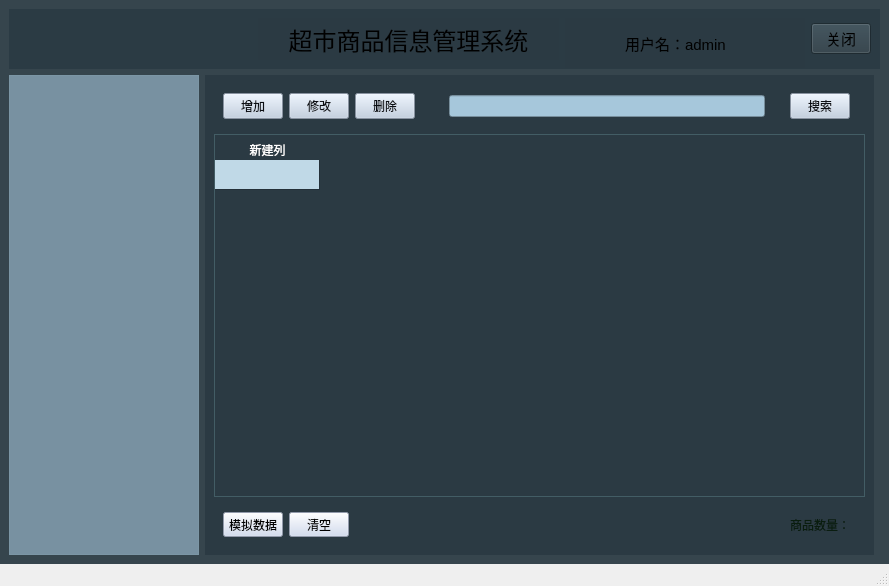
<?xml version="1.0" encoding="UTF-8"?>
<ui version="4.0">
 <class>MainWindow</class>
 <widget class="QMainWindow" name="MainWindow">
  <property name="geometry">
   <rect>
    <x>0</x>
    <y>0</y>
    <width>889</width>
    <height>586</height>
   </rect>
  </property>
  <property name="minimumSize">
   <size>
    <width>889</width>
    <height>480</height>
   </size>
  </property>
  <property name="maximumSize">
   <size>
    <width>9999</width>
    <height>9999</height>
   </size>
  </property>
  <property name="windowTitle">
   <string>超市商品信息管理系统</string>
  </property>
  <property name="windowIcon">
   <iconset resource="res.qrc">
    <normaloff>:/Pictures/Saved Pictures/wxyd.png</normaloff>:/Pictures/Saved Pictures/wxyd.png</iconset>
  </property>
  <property name="toolTip">
   <string/>
  </property>
  <property name="styleSheet">
   <string notr="true"/>
  </property>
  <widget class="QWidget" name="centralwidget">
   <property name="styleSheet">
    <string notr="true">background-color: rgba(42, 58, 67, 240);</string>
   </property>
   <layout class="QGridLayout" name="gridLayout_2">
    <item row="1" column="0">
     <widget class="QTreeWidget" name="treeWidget">
      <property name="minimumSize">
       <size>
        <width>190</width>
        <height>300</height>
       </size>
      </property>
      <property name="maximumSize">
       <size>
        <width>190</width>
        <height>9999</height>
       </size>
      </property>
      <property name="styleSheet">
       <string notr="true">background-color: rgba(166, 199, 219, 150);
color: rgba(42, 58, 67, 240);
font: 11pt &quot;Microsoft YaHei UI&quot;;</string>
      </property>
      <attribute name="headerVisible">
       <bool>false</bool>
      </attribute>
      <column>
       <property name="text">
        <string notr="true">1</string>
       </property>
      </column>
     </widget>
    </item>
    <item row="0" column="0" colspan="3">
     <widget class="QWidget" name="widget" native="true">
      <property name="minimumSize">
       <size>
        <width>800</width>
        <height>60</height>
       </size>
      </property>
      <property name="maximumSize">
       <size>
        <width>9999</width>
        <height>60</height>
       </size>
      </property>
      <property name="styleSheet">
       <string notr="true">background-color: rgba(42, 58, 67, 240);</string>
      </property>
      <layout class="QGridLayout" name="gridLayout" columnstretch="4,5,4,0,0,0,0">
       <item row="0" column="0">
        <spacer name="horizontalSpacer">
         <property name="orientation">
          <enum>Qt::Horizontal</enum>
         </property>
         <property name="sizeHint" stdset="0">
          <size>
           <width>597</width>
           <height>20</height>
          </size>
         </property>
        </spacer>
       </item>
       <item row="0" column="1">
        <widget class="QLabel" name="label">
         <property name="font">
          <font>
           <pointsize>18</pointsize>
          </font>
         </property>
         <property name="text">
          <string>超市商品信息管理系统</string>
         </property>
         <property name="alignment">
          <set>Qt::AlignCenter</set>
         </property>
        </widget>
       </item>
       <item row="0" column="6">
        <widget class="QPushButton" name="bin_exit">
         <property name="maximumSize">
          <size>
           <width>60</width>
           <height>16777215</height>
          </size>
         </property>
         <property name="font">
          <font>
           <pointsize>11</pointsize>
          </font>
         </property>
         <property name="contextMenuPolicy">
          <enum>Qt::DefaultContextMenu</enum>
         </property>
         <property name="styleSheet">
          <string notr="true">background-color: rgba(197, 225, 245, 150);
color: rgb(35, 42, 48);
hover:{background-color: rgba(55, 62, 76, 150);}
</string>
         </property>
         <property name="text">
          <string>关闭</string>
         </property>
        </widget>
       </item>
       <item row="0" column="2" colspan="4">
        <widget class="QWidget" name="widget_2" native="true">
         <property name="minimumSize">
          <size>
           <width>0</width>
           <height>50</height>
          </size>
         </property>
         <widget class="QLabel" name="label_3">
          <property name="geometry">
           <rect>
            <x>20</x>
            <y>10</y>
            <width>30</width>
            <height>30</height>
           </rect>
          </property>
          <property name="minimumSize">
           <size>
            <width>30</width>
            <height>30</height>
           </size>
          </property>
          <property name="maximumSize">
           <size>
            <width>30</width>
            <height>30</height>
           </size>
          </property>
          <property name="styleSheet">
           <string notr="true">border-image: url(:/user.jpg);</string>
          </property>
          <property name="text">
           <string/>
          </property>
         </widget>
         <widget class="QLabel" name="lb_username">
          <property name="geometry">
           <rect>
            <x>60</x>
            <y>0</y>
            <width>161</width>
            <height>51</height>
           </rect>
          </property>
          <property name="font">
           <font>
            <pointsize>11</pointsize>
           </font>
          </property>
          <property name="text">
           <string>用户名：admin</string>
          </property>
         </widget>
        </widget>
       </item>
      </layout>
     </widget>
    </item>
    <item row="1" column="1">
     <widget class="QStackedWidget" name="stackedWidget">
      <property name="maximumSize">
       <size>
        <width>9999</width>
        <height>9999</height>
       </size>
      </property>
      <property name="styleSheet">
       <string notr="true">background-color:rgba(179, 198, 214, 100);
QStackedWidge QToolButton {background-color: rgb(34, 44, 51);}
color: rgb(220, 238, 255);</string>
      </property>
      <property name="currentIndex">
       <number>0</number>
      </property>
      <widget class="QWidget" name="page">
       <layout class="QGridLayout" name="gridLayout_3">
        <item row="5" column="0">
         <widget class="QWidget" name="widget_4" native="true">
          <property name="minimumSize">
           <size>
            <width>0</width>
            <height>20</height>
           </size>
          </property>
          <property name="maximumSize">
           <size>
            <width>16777214</width>
            <height>16777215</height>
           </size>
          </property>
          <property name="styleSheet">
           <string notr="true">background-color: rgba(255, 255, 255, 0);</string>
          </property>
          <layout class="QGridLayout" name="gridLayout_4">
           <item row="0" column="0">
            <widget class="QPushButton" name="bin_simulation">
             <property name="minimumSize">
              <size>
               <width>0</width>
               <height>25</height>
              </size>
             </property>
             <property name="maximumSize">
              <size>
               <width>60</width>
               <height>25</height>
              </size>
             </property>
             <property name="styleSheet">
              <string notr="true">color: rgb(0, 0, 0);
background-color: rgb(205, 216, 239);</string>
             </property>
             <property name="text">
              <string>模拟数据</string>
             </property>
            </widget>
           </item>
           <item row="0" column="1">
            <widget class="QPushButton" name="bin_clear">
             <property name="minimumSize">
              <size>
               <width>0</width>
               <height>25</height>
              </size>
             </property>
             <property name="maximumSize">
              <size>
               <width>60</width>
               <height>25</height>
              </size>
             </property>
             <property name="styleSheet">
              <string notr="true">color: rgb(0, 0, 0);
background-color: rgb(205, 216, 239);</string>
             </property>
             <property name="text">
              <string>清空</string>
             </property>
            </widget>
           </item>
           <item row="0" column="2">
            <spacer name="horizontalSpacer_4">
             <property name="orientation">
              <enum>Qt::Horizontal</enum>
             </property>
             <property name="sizeHint" stdset="0">
              <size>
               <width>461</width>
               <height>20</height>
              </size>
             </property>
            </spacer>
           </item>
           <item row="0" column="3">
            <widget class="QLabel" name="lb_cnt">
             <property name="styleSheet">
              <string notr="true">color: rgb(9, 29, 14);</string>
             </property>
             <property name="text">
              <string>商品数量：</string>
             </property>
            </widget>
           </item>
          </layout>
         </widget>
        </item>
        <item row="0" column="0">
         <widget class="QWidget" name="widget_3" native="true">
          <layout class="QHBoxLayout" name="horizontalLayout" stretch="3,3,3,0,9,0,3">
           <item>
            <widget class="QPushButton" name="bin_add">
             <property name="maximumSize">
              <size>
               <width>60</width>
               <height>16777215</height>
              </size>
             </property>
             <property name="styleSheet">
              <string notr="true">color: rgb(12, 14, 19);
background-color: rgb(190, 205, 224);</string>
             </property>
             <property name="text">
              <string>增加</string>
             </property>
            </widget>
           </item>
           <item>
            <widget class="QPushButton" name="bin_update">
             <property name="maximumSize">
              <size>
               <width>60</width>
               <height>16777215</height>
              </size>
             </property>
             <property name="styleSheet">
              <string notr="true">color: rgb(12, 14, 19);
background-color: rgb(190, 205, 224);</string>
             </property>
             <property name="text">
              <string>修改</string>
             </property>
            </widget>
           </item>
           <item>
            <widget class="QPushButton" name="bin_delete">
             <property name="maximumSize">
              <size>
               <width>60</width>
               <height>16777215</height>
              </size>
             </property>
             <property name="styleSheet">
              <string notr="true">color: rgb(12, 14, 19);
background-color: rgb(190, 205, 224);</string>
             </property>
             <property name="text">
              <string>删除</string>
             </property>
            </widget>
           </item>
           <item>
            <spacer name="horizontalSpacer_3">
             <property name="orientation">
              <enum>Qt::Horizontal</enum>
             </property>
             <property name="sizeHint" stdset="0">
              <size>
               <width>28</width>
               <height>20</height>
              </size>
             </property>
            </spacer>
           </item>
           <item>
            <widget class="QLineEdit" name="le_search">
             <property name="toolTip">
              <string>可查询名称</string>
             </property>
             <property name="styleSheet">
              <string notr="true">color: rgba(42, 58, 67, 240);
background-color: rgb(166, 199, 219);</string>
             </property>
             <property name="text">
              <string/>
             </property>
            </widget>
           </item>
           <item>
            <spacer name="horizontalSpacer_2">
             <property name="orientation">
              <enum>Qt::Horizontal</enum>
             </property>
             <property name="sizeHint" stdset="0">
              <size>
               <width>19</width>
               <height>20</height>
              </size>
             </property>
            </spacer>
           </item>
           <item>
            <widget class="QPushButton" name="bin_search">
             <property name="maximumSize">
              <size>
               <width>60</width>
               <height>16777215</height>
              </size>
             </property>
             <property name="styleSheet">
              <string notr="true">color: rgb(12, 14, 19);
background-color: rgb(190, 205, 224);</string>
             </property>
             <property name="text">
              <string>搜索</string>
             </property>
            </widget>
           </item>
          </layout>
         </widget>
        </item>
        <item row="1" column="0" colspan="2">
         <widget class="QTableWidget" name="tableWidget">
          <property name="sizePolicy">
           <sizepolicy hsizetype="Expanding" vsizetype="Expanding">
            <horstretch>0</horstretch>
            <verstretch>0</verstretch>
           </sizepolicy>
          </property>
          <property name="minimumSize">
           <size>
            <width>0</width>
            <height>0</height>
           </size>
          </property>
          <property name="maximumSize">
           <size>
            <width>9999</width>
            <height>9999</height>
           </size>
          </property>
          <property name="styleSheet">
           <string notr="true">QTableView::item:hover
{
	background-color: rgba(47, 70, 74, 50);
}

QTableView::item:selected
{
	background-color: rgba(103, 141, 202, 150);
}

QTableWidget::item {
	background-color: rgb(192, 217, 231)
}
QHeaderView::section {
    color: white;
    font-size: 12px; /* 设置字体大小为12像素 */
	font-widget: bold;
	padding-top: 5px;
	height: 20px;
	background-color: rgba(42, 58, 67, 240);
	border:0.2px solid rgb(67, 93, 101);
}
QTableWidget {
    border: 1px solid rgb(67, 93, 101);; /* 设置表格外边框粗细为1像素 */
}

QTableWidget::item {
    color: black; /* 将所有表格内字体颜色设置为黑色 */
}

QTableWidget::item[row='0'] {
    color: white; /* 将第一行表头的字体颜色恢复为默认值 */
}
</string>
          </property>
          <attribute name="horizontalHeaderMinimumSectionSize">
           <number>25</number>
          </attribute>
          <attribute name="horizontalHeaderDefaultSectionSize">
           <number>105</number>
          </attribute>
          <attribute name="verticalHeaderVisible">
           <bool>false</bool>
          </attribute>
          <attribute name="verticalHeaderMinimumSectionSize">
           <number>25</number>
          </attribute>
          <attribute name="verticalHeaderDefaultSectionSize">
           <number>30</number>
          </attribute>
          <row/>
          <column>
           <property name="text">
            <string>新建列</string>
           </property>
          </column>
         </widget>
        </item>
       </layout>
      </widget>
      <widget class="QWidget" name="page_2"/>
     </widget>
    </item>
   </layout>
  </widget>
  <widget class="QMenuBar" name="menubar">
   <property name="geometry">
    <rect>
     <x>0</x>
     <y>0</y>
     <width>889</width>
     <height>17</height>
    </rect>
   </property>
  </widget>
  <widget class="QStatusBar" name="statusbar"/>
 </widget>
 <resources>
  <include location="res.qrc"/>
 </resources>
 <connections/>
</ui>
